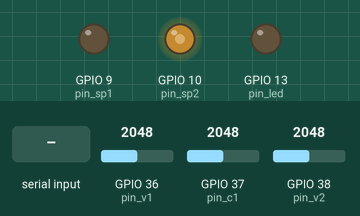
This sketch was run on a simulated ESP32. Parts: output pins drawn as LEDs (lit = HIGH). The test bench sets the inputs (shaded band); at power-on: GPIO 36 (pin_v1) = 2048, GPIO 37 (pin_c1) = 2048, GPIO 38 (pin_v2) = 2048. What the sketch prints to the serial monitor is not drawn.

Above: at 1.2 s.
1.3 s: "SP:1\n" received over Serial
At 3.5 s:
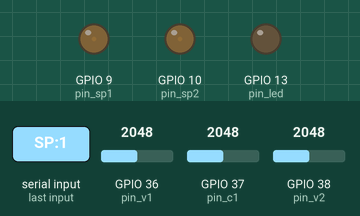
3.8 s: "SP:150\n" received over Serial
At 5.4 s:
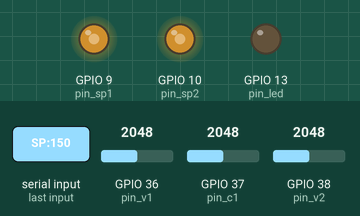
6.3 s: "-" received over Serial
At 8.5 s:
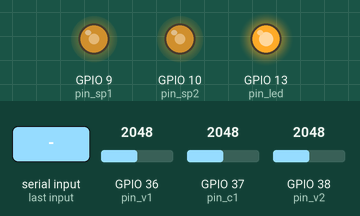
8.8 s: "SP" received over Serial
At 10.4 s:
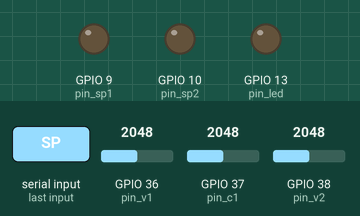
11.3 s: "-90\n" received over Serial
At 13.5 s:
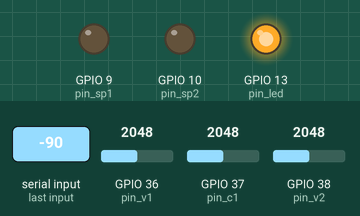
13.8 s: "90:45\n" received over Serial
At 15.4 s:
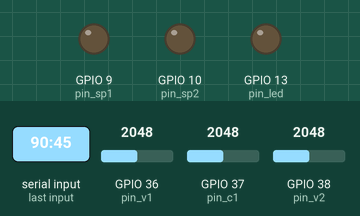
Timing chart, 0 to 16.9 s (numbered marks = the images above; inputs shaded):
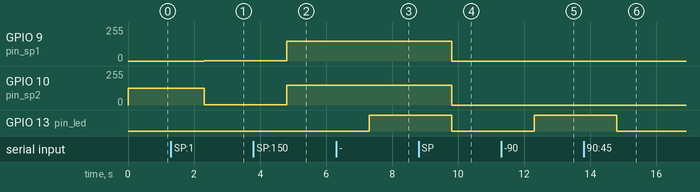

The sketch:

programacion_arduino_control.ino
```cpp
#include <Ticker.h>

#define pin_v1 A0
#define pin_c1 A1
#define pin_v2 A2
#define pin_c2 A3

const int pin_led=13;
const int pin_sp1=9;
const int pin_sp2=10;
String num;

int value_velo1=300;
int value_corr1=300;
int value_velo2=300;


String sp1;
String sp2;


void fnSensores(){
  int velo1;
  int corr1;
  int velo2;

  velo1 = analogRead(pin_v1);
  corr1 = analogRead(pin_c1);
  velo2 = analogRead(pin_v2);


  if (velo1 != value_velo1){
    value_velo1=velo1;
    Serial.println("velo1:" + String(value_velo1));
    Serial.println("corr1:" + String(value_corr1));
  }
  if (corr1 != value_corr1){
    value_corr1=corr1;
    Serial.println("corr1:" + String(value_corr1));
  }

  if (velo2 != value_velo2){
    value_velo2=velo2;
    Serial.println("velo2:" + String(value_velo2));
  }

}
Ticker ticSensores(fnSensores,500);


void setup()
{
  Serial.begin(9600);
  pinMode(pin_sp1, OUTPUT);
  pinMode(pin_sp2, OUTPUT);
  pinMode(pin_led, OUTPUT);
  analogWrite(pin_sp1,0);
  analogWrite(pin_sp2,126);
  digitalWrite(pin_led,LOW);

  ticSensores.start();
}


void loop(){

  while(Serial.available())
  {
    num = Serial.readString();
    // SP:nn,nn
  }


    int ps = num.indexOf(':');
    String stp= num.substring(0,ps);
    String sp_val= num.substring(ps+1);
    int ps2 = sp_val.indexOf(';');


    //new
    if (sp_val.startsWith("-"))
    {
      digitalWrite(pin_led,HIGH);
      sp1= sp_val.substring(1,ps2);
      sp2= sp_val.substring(ps2+2) ;

    }
    else
    {
      digitalWrite(pin_led,LOW);
      sp1= sp_val.substring(0,ps2);
      sp2= sp_val.substring(ps2+1);

    }
    //end

    int voltaje1=sp1.toInt();
    int voltaje2=sp2.toInt();

    if (stp.equals("SP"))
    {
      analogWrite(pin_sp1,voltaje1);
      analogWrite(pin_sp2,voltaje2);
    }

    ticSensores.update();
}
```

Measured:
- after the input at 1.3 s, GPIO 9 (pin_sp1): 0/255 → 1/255 after 1.0 s; GPIO 10 (pin_sp2): 126/255 → 1/255 after 1.0 s
- after the input at 3.8 s, GPIO 9 (pin_sp1), GPIO 10 (pin_sp2): 1/255 → 150/255 after 1.0 s
- after the input at 6.3 s, GPIO 13 (pin_led): LOW → HIGH after 1.0 s
- after the input at 8.8 s, GPIO 9 (pin_sp1), GPIO 10 (pin_sp2): 150/255 → 0/255 after 1.0 s; GPIO 13 (pin_led): HIGH → LOW after 1.0 s
- after the input at 11.3 s, GPIO 13 (pin_led): LOW → HIGH after 1.0 s
- after the input at 13.8 s, GPIO 13 (pin_led): HIGH → LOW after 1.0 s
